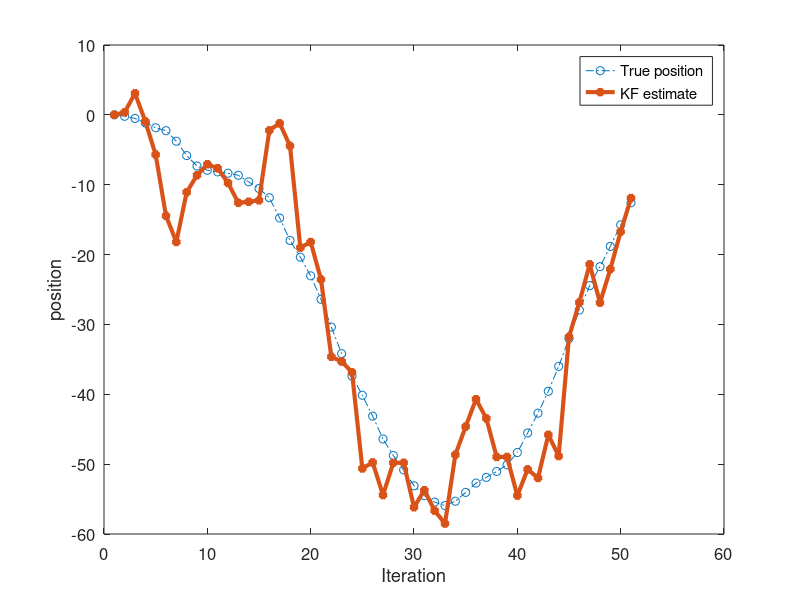
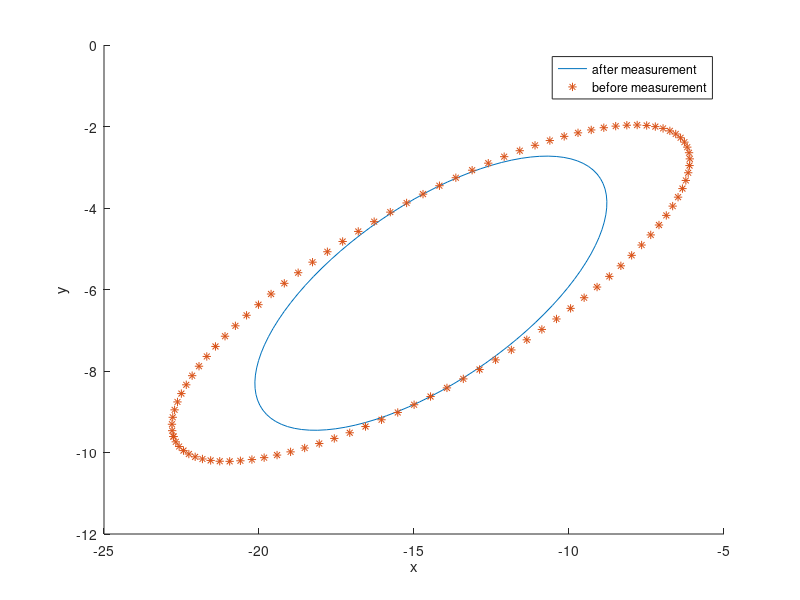

MATLAB code to generate these figures, in order:
%%%HW3 Kalman filter (FULL) implementation
clear all
clc
clf
%%%%-----------Prerequisite-----------%%%%
x = [0;0];  %x as posi and vel
w = [0;0];  %model accleration
v = [0;0];  %measure noise
dt = 1;
A = [1 dt;0 1];
W = [0.5*dt*dt;dt];%Disturbance matrix
%%%-----------------
% z = [0;0];  %measurement
% C = eye(2);
% V = [1;1];
z=[0];
C = [1 0];
V = 1;
%%%-----------------   
wu = 0;     %mean of the acc/input
w = 1;      %variance of disturbance
uq = 0;     %mean of the measurement
q = 10;     %variance for measurement
R = w.*W*W';
Q = q.*V*V';

cycle = 50;
%%%--------Estimator--------------------%%%
x_est = [0;0];
z_est = [];

K_all = [];
%%%
x_cov = [0 0;0 0];  %Initial covariance is zero
Cov = x_cov;    %Track all the valus over time
Cov_bar = x_cov;
for i=1:cycle
    i
    theX = A*x(:,i)+normrnd(wu,w).*W;   %Real state of robots
    x = [x,theX];
    z = [z,C*x(:,i+1)+normrnd(uq,q).*V];  % Measure states of robot
    
    %%%%-------------------
    %x_est_bar = A*x_est(:,i);   %state estimation without noise
    x_est_bar = A*x_est(:,i) + normrnd(wu,w).*W;    %state estimation with noise
%     if(i==5)
%         z(:,6) = 5;
%         x(:,6) = [0;0];
%     end
    x_cov_bar = A*x_cov*A' + R
    Cov_bar = [Cov_bar, x_cov_bar];
    K = x_cov_bar*C'*inv(Q + C*x_cov_bar*C');
    K_all = [K_all, K];
    
    %Estimated states with correction
    x_est = [x_est, x_est_bar+K*(z(:,i+1)-C*x_est_bar)];      
    x_cov = (eye(2) - K*C)*x_cov_bar      
    Cov = [Cov, x_cov];
end
% K_all
% x
% z
% x_est
Cov
% Cov_bar

%%%%%%%%%%plot real and est here%%%%%%%%%%
thesize = size(x_est);
i = 1:thesize(2);

figure(1);
clf
plot(i, x(1,:), '-.o', i, x_est(1,:), '-*','linewidth',3);
set(gca,'FontSize',12); set(gcf,'Color','White');
xlabel('Iteration'); ylabel('position');
legend('True position', 'KF estimate');

%%% Square error estimation
x_err = [0;0];
for i = 1:cycle+1       %%%Calculate cumulative square errors
    x_err(1,1) = x_err(1,1) + (x(1,i)-x_est(1,i))^2;
    %x_err(2,1) = x_err(2,1) + (x(2,i)-x_est(2,i))^2;
end
x_err = x_err./(cycle+1)


% %%%----------------error eclipse--------------------------------
figure(2)
for i=1:cycle
%繪製error ellipse
% Calculate the eigenvectors and eigenvalues
% data = 
i;
covariance = [Cov(:,2*i+1) Cov(:,2*i+2)];
[eigenvec, eigenval ] = eig(covariance);

% Get the index of the largest eigenvector
[largest_eigenvec_ind_c, r] = find(eigenval == max(max(eigenval)));
largest_eigenvec = eigenvec(:, largest_eigenvec_ind_c);

% Get the largest eigenvalue
largest_eigenval = max(max(eigenval));

% Get the smallest eigenvector and eigenvalue
if(largest_eigenvec_ind_c == 1)
    smallest_eigenval = max(eigenval(:,2));
    smallest_eigenvec = eigenvec(:,2);
else
    smallest_eigenval = max(eigenval(:,1));
    smallest_eigenvec = eigenvec(1,:);
end

% Calculate the angle between the x-axis and the largest eigenvector
angle = atan2(largest_eigenvec(2), largest_eigenvec(1));

% This angle is between -pi and pi.
% Let's shift it such that the angle is between 0 and 2pi
if(angle < 0)
    angle = angle + 2*pi;
end

% Get the coordinates of the data mean
% avg = mean(data);

% Get the 95% confidence interval error ellipse
chisquare_val = 2.4477;
theta_grid = linspace(0,2*pi);
phi = angle;
X0= x_est(1,i+1);
Y0= x_est(2,i+1);
a=chisquare_val*sqrt(largest_eigenval);
b=chisquare_val*sqrt(smallest_eigenval);

% the ellipse in x and y coordinates 
ellipse_x_r  = a*cos( theta_grid );
ellipse_y_r  = b*sin( theta_grid );

%Define a rotation matrix
R = [ cos(phi) sin(phi); -sin(phi) cos(phi) ];

%let's rotate the ellipse to some angle phi
r_ellipse = [ellipse_x_r;ellipse_y_r]' * R;

% Draw the error ellipse
if i==5
    
plot(r_ellipse(:,1) + X0,r_ellipse(:,2) + Y0,'-')
end
hold on;

% Set the axis labels
hXLabel = xlabel('x');
hYLabel = ylabel('y');
end
%%%%%%%%%%%%%%%%%%%%%%%%%%%%%%%%%%%%%%%%%
for i=1:cycle
%繪製error ellipse
% Calculate the eigenvectors and eigenvalues
% data = 
i;
covariance = [Cov_bar(:,2*i+1) Cov_bar(:,2*i+2)];
[eigenvec, eigenval ] = eig(covariance);

% Get the index of the largest eigenvector
[largest_eigenvec_ind_c, r] = find(eigenval == max(max(eigenval)));
largest_eigenvec = eigenvec(:, largest_eigenvec_ind_c);

% Get the largest eigenvalue
largest_eigenval = max(max(eigenval));

% Get the smallest eigenvector and eigenvalue
if(largest_eigenvec_ind_c == 1)
    smallest_eigenval = max(eigenval(:,2));
    smallest_eigenvec = eigenvec(:,2);
else
    smallest_eigenval = max(eigenval(:,1));
    smallest_eigenvec = eigenvec(1,:);
end

% Calculate the angle between the x-axis and the largest eigenvector
angle = atan2(largest_eigenvec(2), largest_eigenvec(1));

% This angle is between -pi and pi.
% Let's shift it such that the angle is between 0 and 2pi
if(angle < 0)
    angle = angle + 2*pi;
end

% Get the coordinates of the data mean
% avg = mean(data);

% Get the 95% confidence interval error ellipse
chisquare_val = 2.4477;
theta_grid = linspace(0,2*pi);
phi = angle;
X0= x_est(1,i+1);
Y0= x_est(2,i+1);
a=chisquare_val*sqrt(largest_eigenval);
b=chisquare_val*sqrt(smallest_eigenval);

% the ellipse in x and y coordinates 
ellipse_x_r  = a*cos( theta_grid );
ellipse_y_r  = b*sin( theta_grid );

%Define a rotation matrix
R = [ cos(phi) sin(phi); -sin(phi) cos(phi) ];

%let's rotate the ellipse to some angle phi
r_ellipse = [ellipse_x_r;ellipse_y_r]' * R;

% Draw the error ellipse
if i==5
    
plot(r_ellipse(:,1) + X0,r_ellipse(:,2) + Y0,'*')
end
hold on;

% Set the axis labels
hXLabel = xlabel('x');
hYLabel = ylabel('y');
legend("after measurement","before measurement")
end
hold off

